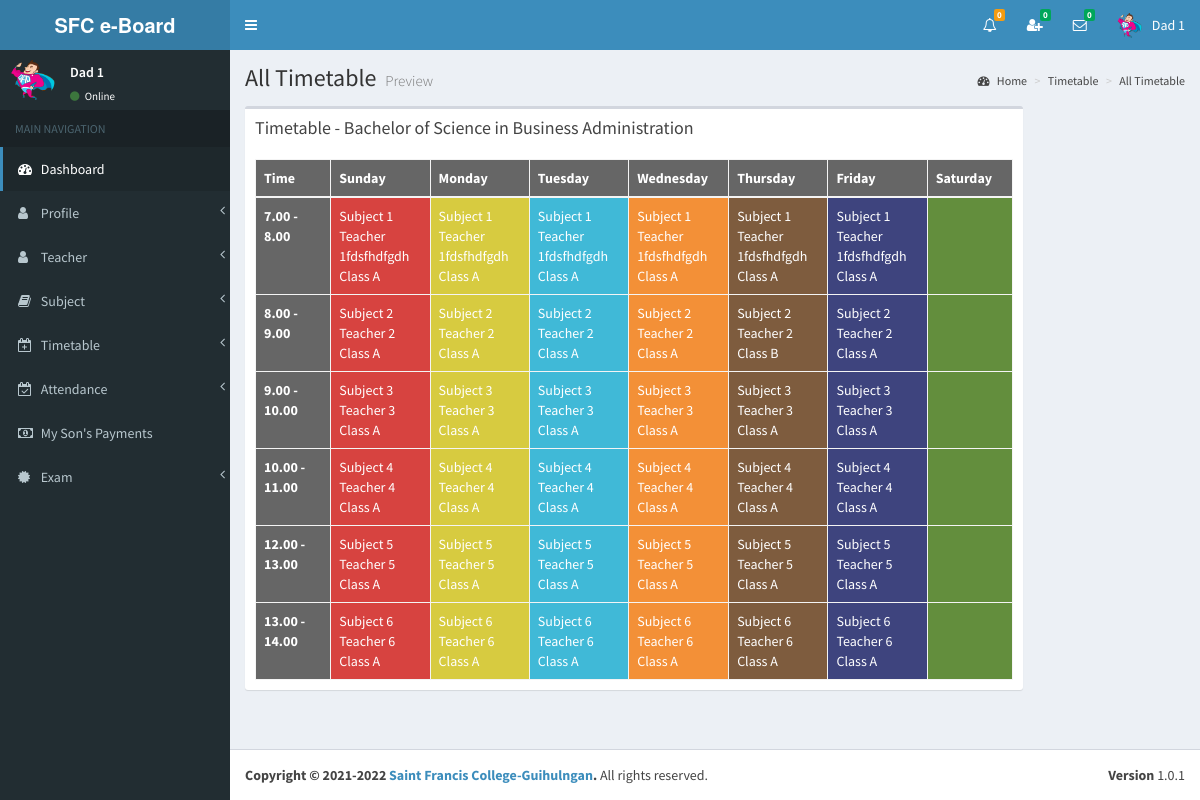
The app's page /view/all_timetable3.php (signed in) with its own data.
### tables this page shows
CREATE TABLE `parents` (
  `id` int(11) NOT NULL,
  `index_number` varchar(255) NOT NULL,
  `my_son_index` bigint(11) NOT NULL,
  `first_name` varchar(255) NOT NULL,
  `middle_name` varchar(255) DEFAULT NULL,
  `last_name` varchar(255) NOT NULL,
  `full_name` varchar(255) NOT NULL,
  `i_name` varchar(255) NOT NULL,
  `gender` varchar(255) NOT NULL,
  `address` varchar(255) NOT NULL,
  `phone` varchar(255) NOT NULL,
  `email` varchar(255) NOT NULL,
  `image_name` varchar(255) NOT NULL,
  `b_date` date NOT NULL,
  `reg_date` date NOT NULL,
  `reg_year` year(4) NOT NULL,
  `reg_month` varchar(255) NOT NULL,
  `_status` varchar(255) NOT NULL
);

CREATE TABLE `grade` (
  `id` int(11) NOT NULL,
  `name` varchar(255) NOT NULL,
  `admission_fee` double(11,2) NOT NULL,
  `hall_charge` int(11) NOT NULL
);

CREATE TABLE `subject` (
  `id` int(11) NOT NULL,
  `name` varchar(255) NOT NULL
);

CREATE TABLE `teacher` (
  `id` int(11) NOT NULL,
  `first_name` varchar(255) NOT NULL,
  `middle_name` varchar(255) DEFAULT NULL,
  `last_name` varchar(255) NOT NULL,
  `full_name` varchar(255) NOT NULL,
  `i_name` varchar(255) NOT NULL,
  `gender` varchar(255) NOT NULL,
  `address` varchar(255) NOT NULL,
  `phone` varchar(255) NOT NULL,
  `email` varchar(255) NOT NULL,
  `image_name` varchar(255) NOT NULL,
  `index_number` bigint(11) NOT NULL,
  `reg_date` date NOT NULL
);

CREATE TABLE `class_room` (
  `id` int(11) NOT NULL,
  `name` varchar(255) NOT NULL,
  `student_count` int(11) NOT NULL
);

### view/all_timetable3.php (the view, shortened to what the rows shown need)
<?php include_once('head.php'); ?>
<?php include_once('header_parents.php'); ?>
<?php include_once('sidebar3.php'); ?>
<div class="content-wrapper">
    <section class="content-header">
    	<h1>
        	All Timetable
        	<small>Preview</small>
        </h1>
	</section>
	<section class="content" >
    	<div class="row" id="table1">
        	<div class="col-md-10">
                <div class="box">
                    <div class="box-header">
<?php
include_once('../controller/config.php');
$index=$_SESSION["index_number"];
$current_year=date('Y');
$sql3="SELECT * FROM parents WHERE index_number='$index'";
$result3=mysqli_query($conn,$sql3);
$row3=mysqli_fetch_assoc($result3);
$my_son_index=$row3['my_son_index'];
$sql="SELECT * FROM student_grade WHERE index_number='$my_son_index' and year='$current_year'";
$result=mysqli_query($conn,$sql);
$row=mysqli_fetch_assoc($result);
$id=$row['grade_id'];
$sql1="SELECT * FROM grade WHERE id='$id'";
$result1=mysqli_query($conn,$sql1);
$row1=mysqli_fetch_assoc($result1);
$name=$row1['name'];
?>
                    <h3 class="box-title">Timetable - <?php echo $name; ?> </h3>
                </div>
                <div class="box-body table-responsive">
                    <table class="table table-bordered table-striped">
                        <thead style="color:white; background-color:#666;">
                            <th class="col-md-1">Time</th>
                            <th class="col-md-1">Sunday</th>
                            <th class="col-md-1">Monday</th>
                            <th class="col-md-1">Tuesday</th>
                            <th class="col-md-1">Wednesday</th>
                            <th class="col-md-1">Thursday</th>
                            <th class="col-md-1">Friday</th>
                            <th class="col-md-1">Saturday</th>
                         </thead>
                         <tbody>
<?php
include_once('../controller/config.php');
$sql1="SELECT * FROM student_grade WHERE index_number='$my_son_index'";
$result1=mysqli_query($conn,$sql1);
$row1=mysqli_fetch_assoc($result1);
$grade=$row1['grade_id'];
$sql2="SELECT
	   DISTINCT start_time,end_time
       FROM
          timetable
       WHERE
          grade_id='$grade'
       ORDER BY
          start_time";
$result2=mysqli_query($conn,$sql2);
while($row2=mysqli_fetch_assoc($result2)){
	$s_time=$row2['start_time'];
	$e_time=$row2['end_time'];
?>
                 	<tr>
                    	<th  style="color:white; background-color:#666;">
                        	<?php echo $s_time." - ".$e_time; ?>
                        </th>
                         <td bgcolor="#d74340" style="color:white;">
<?php
include_once('../controller/config.php');
$sql="select subject.name as s_name,teacher.i_name as t_name,class_room.name as c_name
      from timetable
	  inner join subject
	  on timetable.subject_id=subject.id
	  inner join teacher
	  on timetable.teacher_id=teacher.id
	  inner join class_room
	  on timetable.classroom_id=class_room.id
	  where timetable.grade_id='$grade' and timetable.start_time='$s_time' and timetable.end_time='$e_time' and timetable.day='Sunday'";
$result=mysqli_query($conn,$sql);
if (mysqli_num_rows($result) > 0) {
	while($row=mysqli_fetch_assoc($result)){
?>
					   		<?php echo $row['s_name']; ?><br>
							<?php echo $row['t_name']; ?><br>
                            <?php echo $row['c_name']; ?><br>
<?php } } ?>
                                </td>
                                <td bgcolor="#d7cb40" style="color:white;">
<?php
include_once('../controller/config.php');
$sql="select subject.name as s_name,teacher.i_name as t_name,class_room.name as c_name
      from timetable
	  inner join subject
	  on timetable.subject_id=subject.id
	  inner join teacher
	  on timetable.teacher_id=teacher.id
	  inner join class_room
	  on timetable.classroom_id=class_room.id
	  where timetable.grade_id='$grade' and timetable.start_time='$s_time' and timetable.end_time='$e_time' and timetable.day='Monday'";
$result=mysqli_query($conn,$sql);
if (mysqli_num_rows($result) > 0) {
	while($row=mysqli_fetch_assoc($result)){
?>
							<?php echo $row['s_name']; ?><br>
							<?php echo $row['t_name']; ?><br>
                            <?php echo $row['c_name']; ?><br>
<?php } } ?>
                                </td>
                                <td bgcolor="#40b9d7" style="color:white;">
<?php
include_once('../controller/config.php');
$sql="select subject.name as s_name,teacher.i_name as t_name,class_room.name as c_name
      from timetable
	  inner join subject
	  on timetable.subject_id=subject.id
	  inner join teacher
	  on timetable.teacher_id=teacher.id
	  inner join class_room
	  on timetable.classroom_id=class_room.id
	  where timetable.grade_id='$grade' and timetable.start_time='$s_time' and timetable.end_time='$e_time' and timetable.day='Tuesday'";
$result=mysqli_query($conn,$sql);
if (mysqli_num_rows($result) > 0) {
	while($row=mysqli_fetch_assoc($result)){
?>
							<?php echo $row['s_name']; ?><br>
							<?php echo $row['t_name']; ?><br>
                        	<?php echo $row['c_name']; ?><br>
<?php  } } ?>
                                </td>
                                <td bgcolor="#f39037" style="color:white;">
<?php
include_once('../controller/config.php');
$sql="select subject.name as s_name,teacher.i_name as t_name,class_room.name as c_name
      from timetable
	  inner join subject
	  on timetable.subject_id=subject.id
	  inner join teacher
	  on timetable.teacher_id=teacher.id
	  inner join class_room
	  on timetable.classroom_id=class_room.id
	  where timetable.grade_id='$grade' and timetable.start_time='$s_time' and timetable.end_time='$e_time' and timetable.day='Wednesday'";
$result=mysqli_query($conn,$sql);
if (mysqli_num_rows($result) > 0) {
	while($row=mysqli_fetch_assoc($result)){
?>
							<?php echo $row['s_name']; ?><br>
							<?php echo $row['t_name']; ?><br>
                            <?php echo $row['c_name']; ?><br>
<?php } }  ?>
                                </td>
                                <td bgcolor="#7e5c3e" style="color:white;">
<?php
include_once('../controller/config.php');
$sql="select subject.name as s_name,teacher.i_name as t_name,class_room.name as c_name
      from timetable
	  inner join subject
	  on timetable.subject_id=subject.id
	  inner join teacher
	  on timetable.teacher_id=teacher.id
	  inner join class_room
	  on timetable.classroom_id=class_room.id
	  where timetable.grade_id='$grade' and timetable.start_time='$s_time' and timetable.end_time='$e_time' and timetable.day='Thursday'";
$result=mysqli_query($conn,$sql);
if (mysqli_num_rows($result) > 0) {
	while($row=mysqli_fetch_assoc($result)){
?>
							<?php echo $row['s_name']; ?><br>
							<?php echo $row['t_name']; ?><br>
                            <?php echo $row['c_name']; ?><br>
<?php } } ?>
                                </td>
                                <td bgcolor="#3e447e" style="color:white;">
<?php
include_once('../controller/config.php');
$sql="select subject.name as s_name,teacher.i_name as t_name,class_room.name as c_name
      from timetable
	  inner join subject
	  on timetable.subject_id=subject.id
	  inner join teacher
	  on timetable.teacher_id=teacher.id
	  inner join class_room
	  on timetable.classroom_id=class_room.id
	  where timetable.grade_id='$grade' and timetable.start_time='$s_time' and timetable.end_time='$e_time' and timetable.day='Friday'";
$result=mysqli_query($conn,$sql);
if (mysqli_num_rows($result) > 0) {
	while($row=mysqli_fetch_assoc($result)){
?>
							<?php echo $row['s_name']; ?><br>
							<?php echo $row['t_name']; ?><br>
                            <?php echo $row['c_name']; ?><br>
<?php  } } ?>
                                </td>
                                <td bgcolor="#638e3d" style="color:white;">
                                    </td>
                                </tr>
<?php }   ?>
                            </tbody>
                        </table>
                    </div>
                </div>
            </div>
        </div>
     </section>
</div>
<?php include_once('footer.php');?>

### view/header_parents.php (shortened to what the rows shown need)
<body class="hold-transition skin-blue sidebar-mini" >
<div class="wrapper">
  <header class="main-header" >
    <nav class="navbar navbar-static-top">
		<div class="navbar-custom-menu">
			<ul class="nav navbar-nav">
<?php
include_once('../controller/config.php');
$my_index=$_SESSION["index_number"];
$sql="SELECT count(id)
      FROM my_friends
      WHERE my_index='$my_index' AND _status='Pending' AND _isread='0'";
$result=mysqli_query($conn,$sql);
$row=mysqli_fetch_assoc($result);
?>
<?php
include_once('../controller/config.php');
$my_index=$_SESSION["index_number"];
$unread_msg_count=0;
$sql="SELECT * FROM my_friends WHERE my_index='$my_index'";
$result=mysqli_query($conn,$sql);
while($row=mysqli_fetch_assoc($result)){
	$friend_index=$row['friend_index'];
	$sql1="SELECT count(id)
		  FROM online_chat
		  WHERE user_index='$friend_index' AND _isread='0'";
	$result1=mysqli_query($conn,$sql1);
	$row1=mysqli_fetch_assoc($result1);
	$unread_msg_count+=$row1['count(id)'];
}
?>
<?php
include_once('../controller/config.php');
$index=$_SESSION["index_number"];
$type=$_SESSION["type"];
$time='';
$file_path='';
	$sql="SELECT
           DISTINCT conversation_id,friend_index
           FROM
              my_friends
           WHERE
              	my_index='$index'
           ORDER BY
              conversation_id";
	$result=mysqli_query($conn,$sql);
	while($row=mysqli_fetch_assoc($result)){
		$conversation_id=$row['conversation_id'];
		$friend_index=$row['friend_index'];
		$sql3="SELECT * FROM my_friends WHERE conversation_id='$conversation_id' and friend_index='$friend_index'";
		$result3=mysqli_query($conn,$sql3);
		$row3=mysqli_fetch_assoc($result3);
		$friend_type=$row3['friend_type'];
		if($friend_type == "Admin"){
			$sql1="SELECT * FROM admin WHERE index_number='$friend_index'";
			$result1=mysqli_query($conn,$sql1);
			$row1=mysqli_fetch_assoc($result1);
			$friend_name=$row1['i_name'];
			$friend_image=$row1['image_name'];
		}
		if($friend_type == "Teacher"){
			$sql1="SELECT * FROM teacher WHERE index_number='$friend_index'";
			$result1=mysqli_query($conn,$sql1);
			$row1=mysqli_fetch_assoc($result1);
			$friend_name=$row1['i_name'];
			$friend_image=$row1['image_name'];
		}
		if($friend_type == "Student"){
			$sql1="SELECT * FROM student WHERE index_number='$friend_index'";
			$result1=mysqli_query($conn,$sql1);
			$row1=mysqli_fetch_assoc($result1);
			$friend_name=$row1['i_name'];
			$friend_image=$row1['image_name'];
		}
		$sql2="SELECT * FROM online_chat WHERE conversation_id='$conversation_id' ORDER BY id DESC LIMIT 1";
		$result2=mysqli_query($conn,$sql2);
		while($row2=mysqli_fetch_assoc($result2)){
			$last_msg=$row2['msg'];
			$msg_time=$row2['time'];
			$datetime1 = new DateTime($msg_time);
			$datetime2 = new DateTime();
			$interval = $datetime1->diff($datetime2);
			$year = $interval->format('%y y ');
			$month = $interval->format('%m m ');
			$days = $interval->format('%a d');
			$hours = $interval->format('%h h');
			$minutes = $interval->format('%i mins');
			$seconds = $interval->format('%s sec');
			if($year>0){
				$time=$year;
			}else if($month>0){
				$time=$month;
			}else if($days>0){
				$time=$days;
			}else if($hours>0){
				$time=$hours;
			}else if($minutes>0){
				$time=$minutes;
			}else{
				$time=$seconds;
			}
			if($type=="Admin"){
				$file_path="my_friends.php?do=showChatBox&my_index=$index&conversation_id=$conversation_id&friend_index=$friend_index&my_type=$type";
			}
			if($type=="Teacher"){
				$file_path="my_friends2.php?do=showChatBox&my_index=$index&conversation_id=$conversation_id&friend_index=$friend_index&my_type=$type";
			}
			if($type=="Student"){
				$file_path="my_friends1.php?do=showChatBox&my_index=$index&conversation_id=$conversation_id&friend_index=$friend_index&my_type=$type";
			}
?>
                      <li>
                        <a href="<?php echo $file_path; ?>" onClick="msgRead('<?php echo $index; ?>','<?php echo $conversation_id; ?>','<?php echo $friend_index; ?>','<?php echo $type; ?>')">
                          <div class="pull-left">
                            <img src="../<?php echo $friend_image; ?>" class="img-circle" alt="User Image">
                          </div>
                          <h4>
                            <?php echo $friend_name; ?>
                            <small><i class="fa fa-clock-o"></i> <?php echo $time; ?></small>
                          </h4>
                          <p><?php echo $last_msg; ?></p>
                        </a>
                      </li>
 <?php } } ?>
<?php
include_once('../controller/config.php');
if($type=="Parents"){
	$sql="SELECT * FROM parents WHERE index_number='$index'";
	$result=mysqli_query($conn,$sql);
	$row=mysqli_fetch_assoc($result);
}
?>
            	<li class="dropdown user user-menu">
                    <a href="#" class="dropdown-toggle" data-toggle="dropdown">
                      <img src="../<?php echo $row['image_name']; ?>" class="user-image" alt="User Image">
                      <span class="hidden-xs"><?php echo $row['i_name']; ?></span>
                    </a>
              </li>
            </ul>
        </div>
	</nav>
  </header>

### view/sidebar3.php (shortened to what the rows shown need)
  <aside class="main-sidebar">
    <section class="sidebar">
<?php
include_once('../controller/config.php');
$index=$_SESSION["index_number"];
$sql="SELECT * FROM parents WHERE index_number='$index'";
$result=mysqli_query($conn,$sql);
$row=mysqli_fetch_assoc($result);
$name=$row['i_name'];
$image=$row['image_name'];
?>
      <div class="user-panel">
      	<div class="pull-left image">
        	<img src="../<?php echo $image; ?>" class="img-circle" alt="User Image">
        </div>
        <div class="pull-left info">
        	<p><?php echo $name; ?></p>
            <a href="#"><i class="fa fa-circle text-success"></i> Online</a>
        </div>
      </div>
    </section>
  </aside>

### records on screen
parents: image_name (picture), i_name "Dad 1"
grade: name "Bachelor of Science in Business Administration"
subject: name "Subject 1", teacher.i_name "Teacher 1fdsfhdfgdh", class_room.name "Class A"
subject: name "Subject 2", teacher.i_name "Teacher 2", class_room.name "Class A", class_room.name "Class B"
subject: name "Subject 3", teacher.i_name "Teacher 3", class_room.name "Class A"
subject: name "Subject 4", teacher.i_name "Teacher 4", class_room.name "Class A"
subject: name "Subject 5", teacher.i_name "Teacher 5", class_room.name "Class A"
subject: name "Subject 6", teacher.i_name "Teacher 6", class_room.name "Class A"

### other values on screen
$notfi_count "0"
$unread_count "0"
$unread_msg_count "0"
$s_time "7.00"
$e_time "8.00"
$s_time "8.00"
$e_time "9.00"
$s_time "9.00"
$e_time "10.00"
$s_time "10.00"
$e_time "11.00"
$s_time "12.00"
$e_time "13.00"
$s_time "13.00"
$e_time "14.00"
